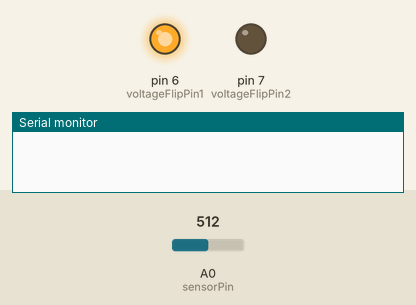
Recording of a sketch running on a simulated Arduino Uno, built with avr-gcc and run on an emulated ATmega328P. Shown: output pins drawn as LEDs (lit = HIGH), the last lines printed to the serial monitor. The test bench sets the inputs (shaded band); at power-on: A0 (sensorPin) = 512.

Above: at 1.0 s.
At 5.5 s:
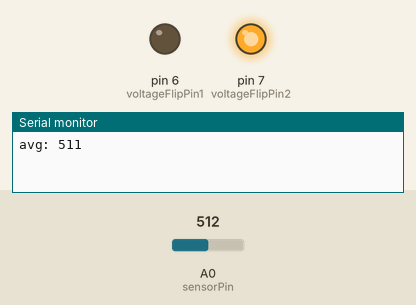
Timing chart, 0 to 6.9 s (numbered marks = the images above):
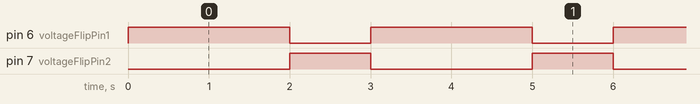

The sketch:

test01-arduinoduemilanove.ino
```cpp
#include <DHT.h>
#include <DHT_U.h>

//#define DHTPIN D4
//#define DHTTYPE DHT22

#define voltageFlipPin1 6
#define voltageFlipPin2 7
#define sensorPin 0

//DHT dht(DHTPIN, DHTTYPE);
//const boolean IS_METRIC = false;
int flipTimer = 1000;

void setup() {
 Serial.begin(9600);
  pinMode(voltageFlipPin1, OUTPUT);
  pinMode(voltageFlipPin2, OUTPUT);
  pinMode(sensorPin, INPUT);

}

void setSensorPolarity(boolean flip){
  if(flip){
    digitalWrite(voltageFlipPin1, HIGH);
    digitalWrite(voltageFlipPin2, LOW);
  }else{
    digitalWrite(voltageFlipPin1, LOW);
    digitalWrite(voltageFlipPin2, HIGH);
  }
}

void loop() {

//read from the dht22 sensor

//float hum = dht.readHumidity();
//float temp = dht.readTemperature();

// Humidity Sensor reading
  setSensorPolarity(true);
  delay(flipTimer);
  int val1 = analogRead(sensorPin);
  delay(flipTimer);
  setSensorPolarity(false);
  delay(flipTimer);
  // invert the reading
  int val2 = 1023 - analogRead(sensorPin);
  //
  reportLevels(val1,val2);

//print reading

/*Serial.print("Humidity: ");
Serial.println(hum);

Serial.print("Dirt Humidity: ");


Serial.print("Temperature: ");
Serial.println(temp);

delay(1000);*/
}


void reportLevels(int val1,int val2){

  int avg = (val1 + val2) / 2;

  String msg = "avg: ";
  msg += avg;
  Serial.println(msg);

}
```

Measured:
- by itself, pin 6 (voltageFlipPin1): alternates HIGH for 2.0 s and LOW for 1.0 s
- by itself, pin 7 (voltageFlipPin2): alternates HIGH for 1.0 s and LOW for 2.0 s
